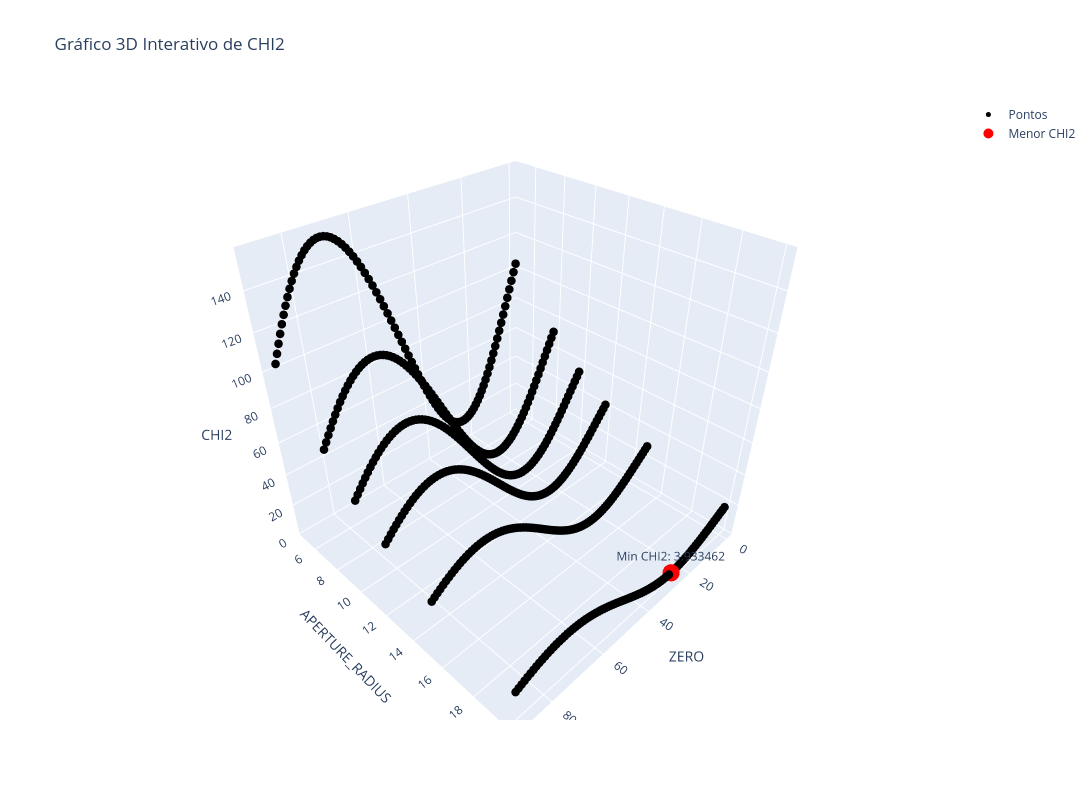

The cell this chart's notebook holds for it:
### Code cell
# Criando listas para os dados
chi2 = []
aper = []
zero = []

for j in range(len(range_aper)):
    for i in range(len(range_zero)):
        z = produto3D[j][i]['CHI2']
        x = produto3D[j][i]['ZERO'].nominal
        y = produto3D[j][i]['APERTURE_RADIUS']
        
        chi2.append(z)
        zero.append(x)
        aper.append(y)

# Encontrando o menor valor de CHI2 e seus respectivos ZERO e APERTURE_RADIUS
min_chi2_index = np.argmin(chi2)
min_chi2 = chi2[min_chi2_index]
min_zero = zero[min_chi2_index]
min_aper = aper[min_chi2_index]

# Exibir os valores na tela
print(f"Smallest CHI2 found: {min_chi2:.6f}")
print(f"corresponding ZERO: {min_zero:.3f}")
print(f"corresponding APERTURE_RADIUS: {min_aper:.3f}")

# Criando a figura interativa
fig = go.Figure()

# Adicionando os pontos normais
fig.add_trace(go.Scatter3d(
    x=zero, y=aper, z=chi2,
    mode='markers',
    marker=dict(size=5, color='black'),
    name='Pontos'
))

# Adicionando o ponto de menor CHI2 em vermelho
fig.add_trace(go.Scatter3d(
    x=[min_zero], y=[min_aper], z=[min_chi2],
    mode='markers+text',
    marker=dict(size=10, color='red'),
    text=[f"Min CHI2: {min_chi2:.6f}"],
    textposition="top center",
    name='Menor CHI2'
))

# Ajustando os rótulos e aumentando o tamanho do gráfico
fig.update_layout(
    title="Gráfico 3D Interativo de CHI2",
    scene=dict(
        xaxis=dict(title="ZERO"),# range=[24.5, 26.0]),
        yaxis=dict(title="APERTURE_RADIUS"),# range=[5, 18]),
        zaxis=dict(title="CHI2")#, range=[0.0001, 0.1])
    ),
    width=1200,
    height=800
)

# Exibir o gráfico interativo
fig.show()

### Figure 1 — Plotly figure (JSON) as saved in the notebook; plotly's stock layout.template omitted (floating-point values rounded to 4 significant figures; data arrays with more than 128 entries replaced by an {"elided": "..."} marker saying what was removed)
{"data": [{"marker": {"color": "black", "size": 5}, "mode": "markers", "name": "Pontos", "type": "scatter3d", "x": {"elided": "1547 int values"}, "y": {"elided": "1547 int values"}, "z": {"elided": "1547 float values"}}, {"marker": {"color": "red", "size": 10}, "mode": "markers+text", "name": "Menor CHI2", "text": ["Min CHI2: 3.933462"], "textposition": "top center", "type": "scatter3d", "x": [26], "y": [20], "z": [3.933]}], "layout": {"height": 800, "scene": {"xaxis": {"title": {"text": "ZERO"}}, "yaxis": {"title": {"text": "APERTURE_RADIUS"}}, "zaxis": {"title": {"text": "CHI2"}}}, "title": {"text": "Gráfico 3D Interativo de CHI2"}, "width": 1200}}
